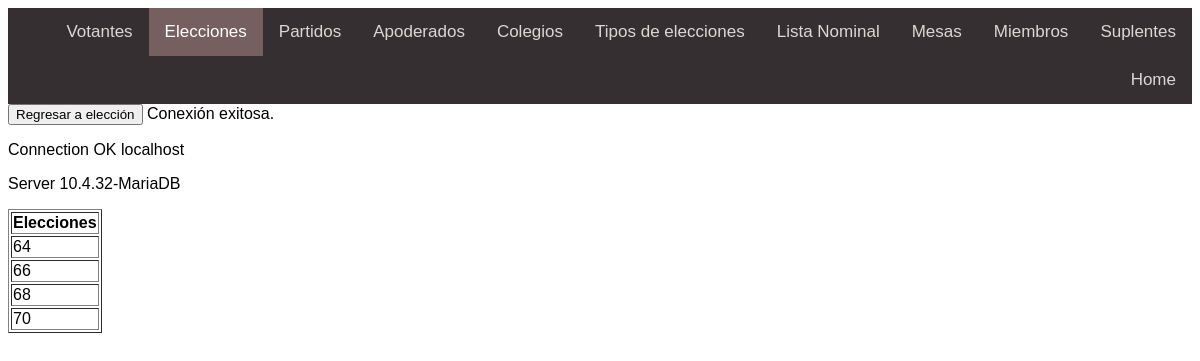
/frontend/VerElecciones.php, run on the app's committed database.
### tables this page shows
CREATE TABLE
IF NOT EXISTS `eleccion`
(
  `idEleccion` INT
(11) NOT NULL,
  PRIMARY KEY
(`idEleccion`));

### frontend/VerElecciones.php (the view, shortened to what this page needs)
<!DOCTYPE html>
<html lang="en" dir="ltr" style="font-family:Arial">
    <link rel="stylesheet" href="style.css">
    <head>
    </head>
    <header>
        <div class="topnav">
            <a href = "Suplente.php">Suplentes</a>
            <a href = "Miembros.php">Miembros</a>
            <a href = "Mesas.php">Mesas</a>
            <a href = "ListaNominal.php">Lista Nominal</a>
            <a href = "TiposdeEleccion.php">Tipos de elecciones</a>
            <a href = "Colegio.php">Colegios</a>
            <a href = "Apoderado.php">Apoderados</a>
            <a href = "Partidos.php">Partidos</a>
            <a class = "active" href = "Elecciones.php">Elecciones</a>
            <a href = "Votantes.php">Votantes</a>
            <a href="home.php">Home</a>
        </div>
    </header>
    <body>
    <button onclick="window.location.href = 'Elecciones.php';">Regresar a elección</button>
    <?php
        $enlace = mysqli_connect("127.0.0.1", "adminphp", "Oreo.1989", "elecciones");
        if ($enlace)
            echo "Conexión exitosa. <br>";
        else
            die("Conexión fallida.");
        $sql = "SELECT idEleccion from eleccion";
        $result = $enlace->query($sql);
        echo "<table border='1'>
        <tr>
        <th>Elecciones</th>
        </tr>";
        if ($result->num_rows > 0) {
        while($row = $result->fetch_assoc()) {
            echo "<tr>";
            echo "<td>" . $row['idEleccion'] . "</td>";
            echo "</tr>";
        }
        } else {
            echo "0 results";
        }
        echo '<p>Connection OK '. $enlace->host_info.'</p>';
        echo '<p>Server '.$enlace->server_info.'</p>';
    ?>
    </body>
</html>

### frontend/style.css (style rules this page uses)
.topnav { background-color: #362f32; overflow: hidden; }
.topnav a { float: right; color: black; /CAMBIA EL COLOR DE LETRA/ text-align: center; padding: 14px 16px; text-decoration: none; font-size: 17px; color: rgb(219, 216, 210); }
.topnav a.active { background-color: rgb(117, 96, 95); color: white; }

### data on the page
eleccion: idEleccion "64"
eleccion: idEleccion "66"
eleccion: idEleccion "68"
eleccion: idEleccion "70"

### other printed values
$enlace->host_info "localhost"
$enlace->server_info "10.4.32-MariaDB"
